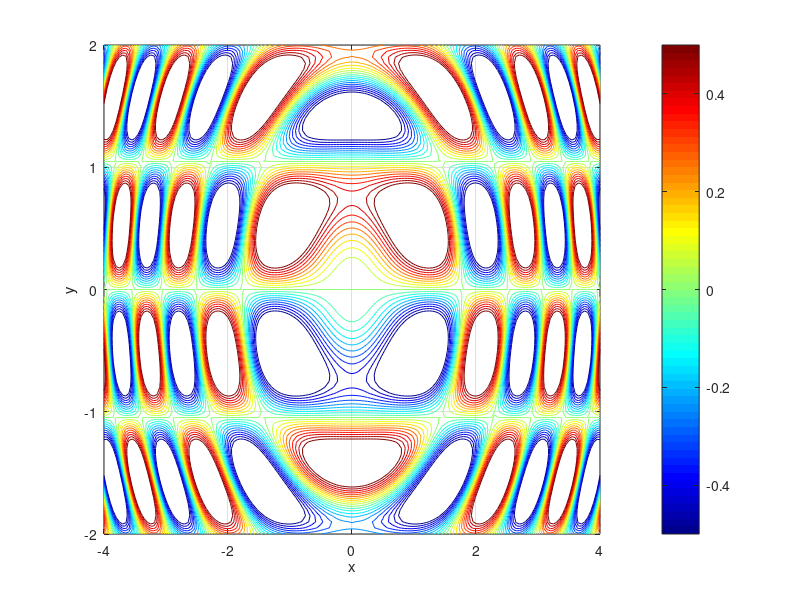

Write the MATLAB code that produced this figure. (Note: this script raises an error after producing the figure.)
f = @(x,y) sin(x.^2 + y.^2).* sin(3*y);
x = -4:0.05:4;                         % x
y = -2:0.05:2;                         % y 
[xx, yy] = meshgrid(x, y);             
clf;                                   
contour(x, y, f(xx, yy), -0.5:0.05:0.5); % -0.5 to 0.5 level
axis([-4 4 -2 2]);                    
colormap('jet');                       % Make colormap more visible 
colorbar;                       
grid on;                               
xlabel('x'); ylabel('y');

Intx = @(y) sum(chebfun(@(x) f(x,y),[-4 4]));
Intxy = sum(chebfun(@(y) Intx(y),[-2 2],'vectorize'))
f_cheb = chebfun2(f, [-4 4 -2 2]);
I_cheb2 = sum2(f_cheb);
fprintf('Chebfun2 integral: %.10f\n', I_cheb2);
